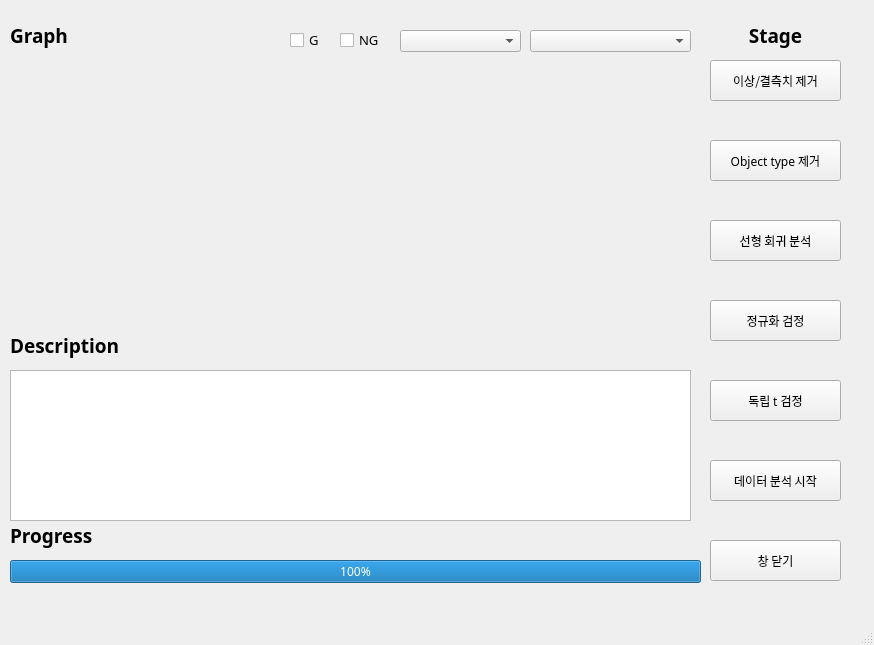
<?xml version="1.0" encoding="UTF-8"?>
<ui version="4.0">
 <class>Data_analysis</class>
 <widget class="QMainWindow" name="Data_analysis">
  <property name="geometry">
   <rect>
    <x>0</x>
    <y>0</y>
    <width>874</width>
    <height>645</height>
   </rect>
  </property>
  <property name="windowTitle">
   <string>데이터 분석</string>
  </property>
  <property name="layoutDirection">
   <enum>Qt::LeftToRight</enum>
  </property>
  <widget class="QWidget" name="centralwidget">
   <widget class="QLabel" name="label_graph">
    <property name="geometry">
     <rect>
      <x>10</x>
      <y>20</y>
      <width>71</width>
      <height>31</height>
     </rect>
    </property>
    <property name="font">
     <font>
      <family>맑은 고딕</family>
     </font>
    </property>
    <property name="text">
     <string>&lt;html&gt;&lt;head/&gt;&lt;body&gt;&lt;p&gt;&lt;span style=&quot; font-size:14pt; font-weight:600;&quot;&gt;Graph&lt;/span&gt;&lt;/p&gt;&lt;/body&gt;&lt;/html&gt;</string>
    </property>
   </widget>
   <widget class="QComboBox" name="comboBox_col">
    <property name="geometry">
     <rect>
      <x>530</x>
      <y>30</y>
      <width>161</width>
      <height>22</height>
     </rect>
    </property>
    <property name="font">
     <font>
      <family>맑은 고딕</family>
      <pointsize>8</pointsize>
     </font>
    </property>
   </widget>
   <widget class="QLabel" name="label_stage">
    <property name="geometry">
     <rect>
      <x>740</x>
      <y>20</y>
      <width>71</width>
      <height>31</height>
     </rect>
    </property>
    <property name="font">
     <font>
      <family>맑은 고딕</family>
     </font>
    </property>
    <property name="layoutDirection">
     <enum>Qt::LeftToRight</enum>
    </property>
    <property name="text">
     <string>&lt;html&gt;&lt;head/&gt;&lt;body&gt;&lt;p align=&quot;center&quot;&gt;&lt;span style=&quot; font-size:14pt; font-weight:600;&quot;&gt;Stage&lt;/span&gt;&lt;/p&gt;&lt;/body&gt;&lt;/html&gt;</string>
    </property>
   </widget>
   <widget class="QPushButton" name="btn_main">
    <property name="geometry">
     <rect>
      <x>710</x>
      <y>540</y>
      <width>131</width>
      <height>41</height>
     </rect>
    </property>
    <property name="font">
     <font>
      <family>맑은 고딕</family>
      <pointsize>9</pointsize>
     </font>
    </property>
    <property name="layoutDirection">
     <enum>Qt::LeftToRight</enum>
    </property>
    <property name="text">
     <string>창 닫기</string>
    </property>
   </widget>
   <widget class="QLabel" name="label_desc">
    <property name="geometry">
     <rect>
      <x>10</x>
      <y>330</y>
      <width>141</width>
      <height>31</height>
     </rect>
    </property>
    <property name="font">
     <font>
      <family>맑은 고딕</family>
     </font>
    </property>
    <property name="text">
     <string>&lt;html&gt;&lt;head/&gt;&lt;body&gt;&lt;p&gt;&lt;span style=&quot; font-size:14pt; font-weight:600;&quot;&gt;Description&lt;/span&gt;&lt;/p&gt;&lt;/body&gt;&lt;/html&gt;</string>
    </property>
   </widget>
   <widget class="QComboBox" name="comboBox_graph">
    <property name="geometry">
     <rect>
      <x>400</x>
      <y>30</y>
      <width>121</width>
      <height>22</height>
     </rect>
    </property>
    <property name="font">
     <font>
      <family>맑은 고딕</family>
      <pointsize>9</pointsize>
     </font>
    </property>
   </widget>
   <widget class="QWidget" name="verticalLayoutWidget">
    <property name="geometry">
     <rect>
      <x>10</x>
      <y>60</y>
      <width>681</width>
      <height>271</height>
     </rect>
    </property>
    <layout class="QVBoxLayout" name="layout_graph"/>
   </widget>
   <widget class="QCheckBox" name="checkBox_G">
    <property name="geometry">
     <rect>
      <x>290</x>
      <y>30</y>
      <width>41</width>
      <height>20</height>
     </rect>
    </property>
    <property name="font">
     <font>
      <family>맑은 고딕</family>
      <pointsize>10</pointsize>
     </font>
    </property>
    <property name="layoutDirection">
     <enum>Qt::LeftToRight</enum>
    </property>
    <property name="text">
     <string>G</string>
    </property>
   </widget>
   <widget class="QCheckBox" name="checkBox_NG">
    <property name="geometry">
     <rect>
      <x>340</x>
      <y>30</y>
      <width>51</width>
      <height>20</height>
     </rect>
    </property>
    <property name="font">
     <font>
      <family>맑은 고딕</family>
      <pointsize>10</pointsize>
     </font>
    </property>
    <property name="layoutDirection">
     <enum>Qt::LeftToRight</enum>
    </property>
    <property name="text">
     <string>NG</string>
    </property>
   </widget>
   <widget class="QPushButton" name="btn_stage1">
    <property name="geometry">
     <rect>
      <x>710</x>
      <y>60</y>
      <width>131</width>
      <height>41</height>
     </rect>
    </property>
    <property name="font">
     <font>
      <family>맑은 고딕</family>
      <pointsize>9</pointsize>
     </font>
    </property>
    <property name="layoutDirection">
     <enum>Qt::LeftToRight</enum>
    </property>
    <property name="text">
     <string>이상/결측치 제거</string>
    </property>
   </widget>
   <widget class="QPushButton" name="btn_stage2">
    <property name="geometry">
     <rect>
      <x>710</x>
      <y>140</y>
      <width>131</width>
      <height>41</height>
     </rect>
    </property>
    <property name="font">
     <font>
      <family>맑은 고딕</family>
      <pointsize>9</pointsize>
     </font>
    </property>
    <property name="layoutDirection">
     <enum>Qt::LeftToRight</enum>
    </property>
    <property name="text">
     <string>Object type 제거</string>
    </property>
   </widget>
   <widget class="QPushButton" name="btn_stage3">
    <property name="geometry">
     <rect>
      <x>710</x>
      <y>220</y>
      <width>131</width>
      <height>41</height>
     </rect>
    </property>
    <property name="font">
     <font>
      <family>맑은 고딕</family>
      <pointsize>9</pointsize>
     </font>
    </property>
    <property name="layoutDirection">
     <enum>Qt::LeftToRight</enum>
    </property>
    <property name="text">
     <string>선형 회귀 분석</string>
    </property>
   </widget>
   <widget class="QPushButton" name="btn_stage4">
    <property name="geometry">
     <rect>
      <x>710</x>
      <y>300</y>
      <width>131</width>
      <height>41</height>
     </rect>
    </property>
    <property name="font">
     <font>
      <family>맑은 고딕</family>
      <pointsize>9</pointsize>
     </font>
    </property>
    <property name="layoutDirection">
     <enum>Qt::LeftToRight</enum>
    </property>
    <property name="text">
     <string>정규화 검정</string>
    </property>
   </widget>
   <widget class="QPushButton" name="btn_stage5">
    <property name="geometry">
     <rect>
      <x>710</x>
      <y>380</y>
      <width>131</width>
      <height>41</height>
     </rect>
    </property>
    <property name="font">
     <font>
      <family>맑은 고딕</family>
      <pointsize>9</pointsize>
     </font>
    </property>
    <property name="layoutDirection">
     <enum>Qt::LeftToRight</enum>
    </property>
    <property name="text">
     <string>독립 t 검정</string>
    </property>
   </widget>
   <widget class="QTextEdit" name="textEdit_desc">
    <property name="geometry">
     <rect>
      <x>10</x>
      <y>370</y>
      <width>681</width>
      <height>151</height>
     </rect>
    </property>
    <property name="font">
     <font>
      <family>맑은 고딕</family>
      <pointsize>9</pointsize>
     </font>
    </property>
   </widget>
   <widget class="QProgressBar" name="progressBar">
    <property name="geometry">
     <rect>
      <x>10</x>
      <y>560</y>
      <width>691</width>
      <height>23</height>
     </rect>
    </property>
    <property name="font">
     <font>
      <family>맑은 고딕</family>
      <pointsize>9</pointsize>
     </font>
    </property>
    <property name="layoutDirection">
     <enum>Qt::LeftToRight</enum>
    </property>
    <property name="value">
     <number>100</number>
    </property>
   </widget>
   <widget class="QLabel" name="label_progress">
    <property name="geometry">
     <rect>
      <x>10</x>
      <y>520</y>
      <width>141</width>
      <height>31</height>
     </rect>
    </property>
    <property name="font">
     <font>
      <family>맑은 고딕</family>
     </font>
    </property>
    <property name="text">
     <string>&lt;html&gt;&lt;head/&gt;&lt;body&gt;&lt;p&gt;&lt;span style=&quot; font-size:14pt; font-weight:600;&quot;&gt;Progress&lt;/span&gt;&lt;/p&gt;&lt;/body&gt;&lt;/html&gt;</string>
    </property>
   </widget>
   <widget class="QPushButton" name="btn_stage6">
    <property name="geometry">
     <rect>
      <x>710</x>
      <y>460</y>
      <width>131</width>
      <height>41</height>
     </rect>
    </property>
    <property name="font">
     <font>
      <family>맑은 고딕</family>
      <pointsize>9</pointsize>
     </font>
    </property>
    <property name="layoutDirection">
     <enum>Qt::LeftToRight</enum>
    </property>
    <property name="text">
     <string>데이터 분석 시작</string>
    </property>
   </widget>
  </widget>
  <widget class="QMenuBar" name="menubar">
   <property name="geometry">
    <rect>
     <x>0</x>
     <y>0</y>
     <width>874</width>
     <height>26</height>
    </rect>
   </property>
  </widget>
  <widget class="QStatusBar" name="statusbar"/>
 </widget>
 <resources/>
 <connections/>
</ui>
